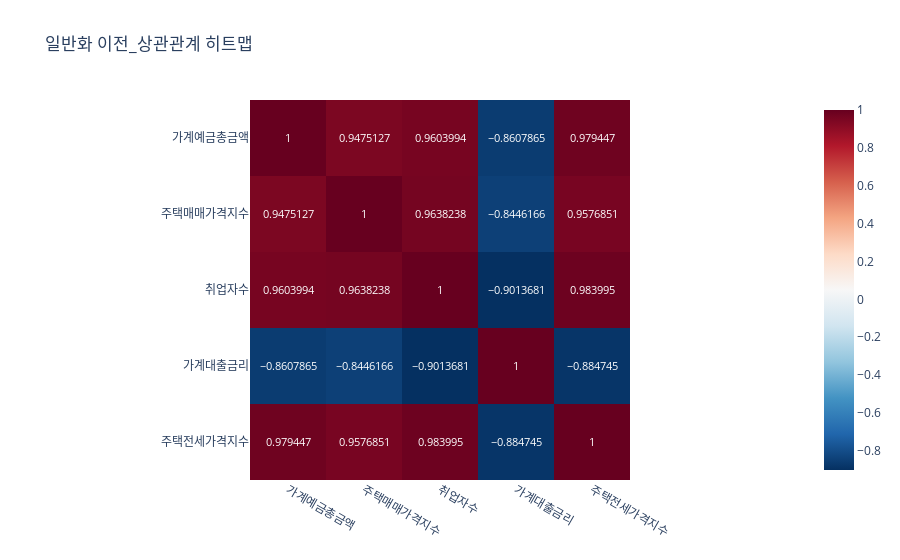

Here is the notebook cell this chart was saved with:
### Code cell
fig = px.imshow(df_corr_1,text_auto=True, color_continuous_scale='RdBu_r',title='일반화 이전_상관관계 히트맵')
fig.show()

### Figure 1 — Plotly figure (JSON) as saved in the notebook; plotly's stock layout.template omitted (floating-point values rounded to 4 significant figures)
{"data": [{"coloraxis": "coloraxis", "hovertemplate": "x: %{x}<br>y: %{y}<br>color: %{z}<extra></extra>", "name": "0", "texttemplate": "%{z}", "type": "heatmap", "x": ["가계예금총금액", "주택매매가격지수", "취업자수", "가계대출금리", "주택전세가격지수"], "xaxis": "x", "y": ["가계예금총금액", "주택매매가격지수", "취업자수", "가계대출금리", "주택전세가격지수"], "yaxis": "y", "z": [[1, 0.9475, 0.9604, -0.8608, 0.9794], [0.9475, 1, 0.9638, -0.8446, 0.9577], [0.9604, 0.9638, 1, -0.9014, 0.984], [-0.8608, -0.8446, -0.9014, 1, -0.8847], [0.9794, 0.9577, 0.984, -0.8847, 1]]}], "layout": {"coloraxis": {"colorscale": [[0, "rgb(5,48,97)"], [0.1, "rgb(33,102,172)"], [0.2, "rgb(67,147,195)"], [0.3, "rgb(146,197,222)"], [0.4, "rgb(209,229,240)"], [0.5, "rgb(247,247,247)"], [0.6, "rgb(253,219,199)"], [0.7, "rgb(244,165,130)"], [0.8, "rgb(214,96,77)"], [0.9, "rgb(178,24,43)"], [1, "rgb(103,0,31)"]]}, "title": {"text": "일반화 이전_상관관계 히트맵"}, "xaxis": {"anchor": "y", "constrain": "domain", "domain": [0, 1], "scaleanchor": "y"}, "yaxis": {"anchor": "x", "autorange": "reversed", "constrain": "domain", "domain": [0, 1]}}}
